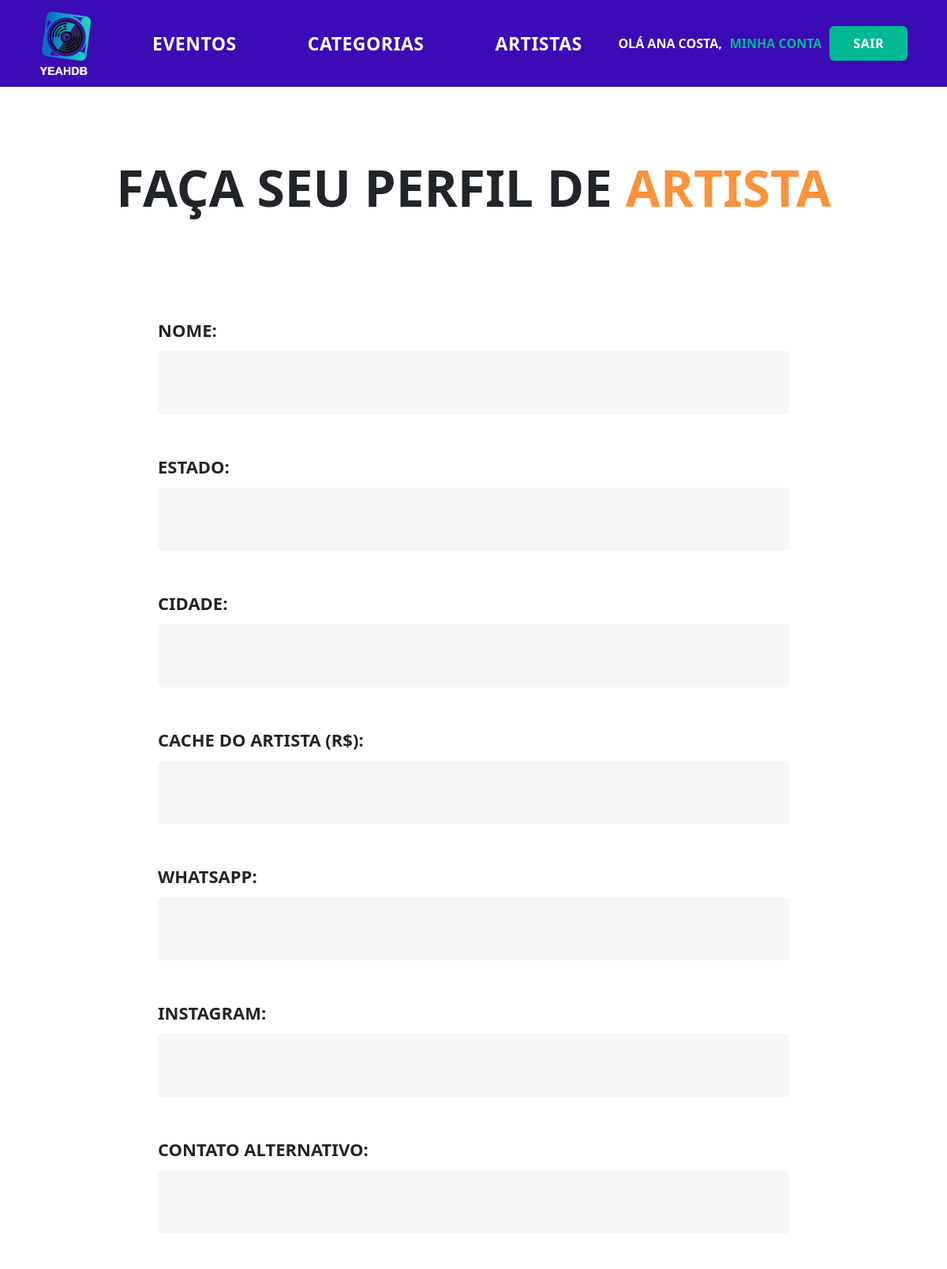
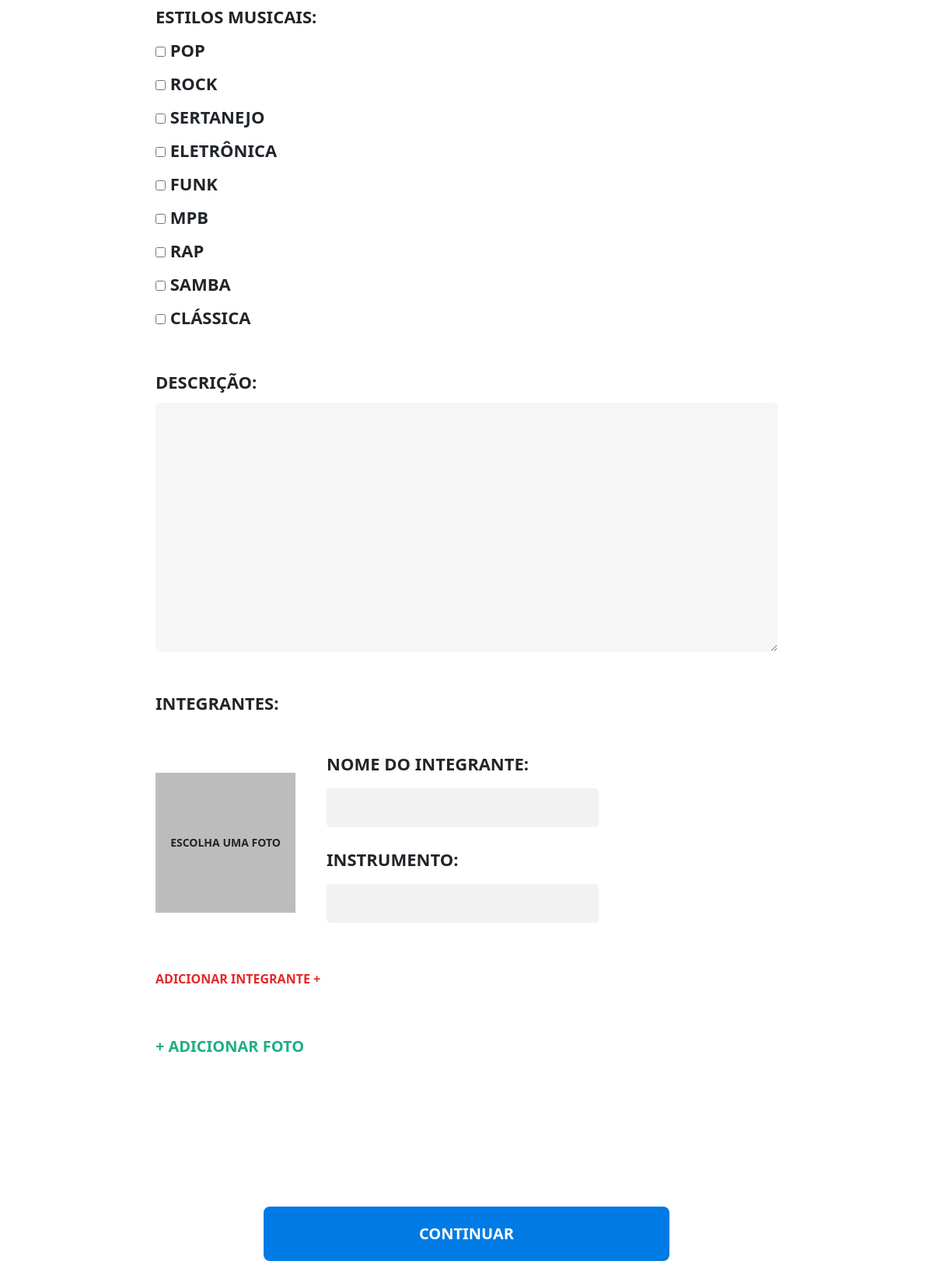
Page /criar_perfil.php (signed in) on the committed database (2 pictures, top to bottom).
### tables this page shows
CREATE TABLE `estilo_musical` (
  `id` int(11) NOT NULL,
  `nome` varchar(50) NOT NULL,
  `imagem` varchar(255) NOT NULL
);

### src/Database/Conecta.php (called while the page is built)
<?php
class Conecta
{
    private static ?PDO $conexao = null;
    public static function getConexao(): PDO
    {
        if (self::$conexao === null) {
            $host = 'localhost';
            $banco = 'yeahdb_william';
            $usuario = 'root';
            $senha = '';
            $porta = 3306;
            $dsn = "mysql:host=$host;port=$porta;dbname=$banco;charset=utf8mb4";
            try {
                self::$conexao = new PDO(
                    $dsn,
                    $usuario,
                    $senha,
                    [
                        PDO::ATTR_ERRMODE => PDO::ERRMODE_EXCEPTION,
                        PDO::ATTR_DEFAULT_FETCH_MODE => PDO::FETCH_ASSOC,
                    ]
                );
            } catch (PDOException $e) {
                die('Erro ao conectar ao banco: ' . $e->getMessage());
            }
        }
        return self::$conexao;
    }
}

### src/Services/EstilosMusicaisServicos.php (called while the page is built, shortened)
<?php
class EstilosMusicaisServicos
{
    public ?PDO $conexao;
    public function __construct()
    {
        $this->conexao = Conecta::getConexao();
    }
    public function buscarEstilos(): ?array
    {
        $sql = "SELECT id, nome, imagem FROM estilo_musical;";
        $consulta = $this->conexao->query($sql);
        return $consulta->fetchAll() ?: null;
    }
}

### criar_perfil.php (the view, shortened to what this page needs)
<?php
require_once "src/Database/Conecta.php";
require_once "src/Models/Artista.php";
require_once "src/Services/EstilosMusicaisServicos.php";
$estilos_musicais = (new EstilosMusicaisServicos())->buscarEstilos();
?>
<!DOCTYPE html>
<html lang="pt-br">
<head>
    <link rel="stylesheet" href="css/forms.css">
    <link rel="stylesheet" href="css/perfil_artista.css">
    <?php require_once "includes/cabecalho.php"; ?>
    <section id="sessao-cadastro">
        <h2>Faça seu perfil de <span>Artista</span></h2>
        <form id="form_artista" method="post" enctype="multipart/form-data">
            <div id="container-inputs">
                <div>
                    <label for="nome">nome:</label>
                    <input type="text" id="nome" name="nome"
                        value="<?= $_POST['nome'] ?? ''; ?>" />
                </div>
                <div>
                    <label for="estado">estado:</label>
                    <input type="text" id="estado" name="estado" maxlength="2"
                        value="<?= $_POST['estado'] ?? ''; ?>" />
                </div>
                <div>
                    <label for="cidade">cidade:</label>
                    <input type="text" id="cidade" name="cidade"
                        value="<?= $_POST['cidade'] ?? ''; ?>" />
                </div>
                <div>
                    <label for="cache_artista">cache do artista (R$):</label>
                    <input type="number" step="0.01" id="cache_artista" name="cache_artista"
                        value="<?= $_POST['cache_artista'] ?? ''; ?>" />
                </div>
                <div>
                    <label for="whatsapp">whatsapp:</label>
                    <input type="text" id="whatsapp" name="whatsapp"
                        value="<?= $_POST['whatsapp'] ?? ''; ?>" />
                </div>
                <div>
                    <label for="instagram">instagram:</label>
                    <input type="text" id="instagram" name="instagram"
                        value="<?= $_POST['instagram'] ?? ''; ?>" />
                </div>
                <div>
                    <label for="contato">contato alternativo:</label>
                    <input type="text" id="contato" name="contato"
                        value="<?= $_POST['contato'] ?? ''; ?>" />
                </div>
                <div>
                    <label>Estilos musicais:</label>
                    <div class="checkbox-group" id="estilos_musicais">
                        <?php foreach($estilos_musicais as $estilo_musical){ ?>
                            <label><input type="checkbox" name="estilos[]" value="<?= $estilo_musical['id'] ?>"
                                <?= (!empty($_POST['estilos']) && in_array($estilo_musical['id'], $_POST['estilos'])) ? 'checked' : '' ?>>
                            <?= $estilo_musical['nome'] ?>
                        </label>
                        <?php }?>
                    </div>
                </div>
                <div>
                    <label for="descricao">descrição:</label>
                    <textarea id="descricao" name="descricao"><?= $_POST['descricao'] ?? '' ?></textarea>
                </div>
                <div id="container-integrantes">
                    <label >Integrantes: </label>
                    <div id="integrantes-container"></div>
                    <button type="button" id="btn-add">ADICIONAR INTEGRANTE +</button>
                </div>
                <button id="uploadButton" onclick="fileInput.click()" type="button" class="upBtn">Adicionar foto</button>
                <div id="previewContainer"></div>
            </div>
            <input type="submit" value="Continuar">
        </form>
    </section>
    </body>
</html>

### css/forms.css (style rules this page uses)
* { margin: 0; padding: 0; box-sizing: border-box; }
section h2 { font-size: 64px; font-weight: bold; }
section h2 span { color: #4cc9f0; }
section { margin-top: 90px; display: flex; flex-direction: column; align-items: center; gap: 117px; }
form { width: 800px; display: flex; flex-direction: column; align-items: center; gap: 117px; }
#container-inputs { width: 100%; display: flex; flex-direction: column; gap: 50px; }
label, input[type="submit"], h2 { text-transform: uppercase; font-weight: bold; }
input[type="submit"] { background-color: #007be5; color: #fff; border: none; border-radius: 8px; padding: 20px 200px; font-size: 20px; transition: 0.3s ease; }
form div { display: flex; flex-direction: column; gap: 10px; }
label { font-size: 22px; }
input[type="email"], input[type="password"], input[type="text"], input[type="number"], input[type="time"], input[type="date"], textarea { outline: none; width: 100%; border: none; background-color: #f6f6f6; border-radius: 5px; padding: 25px 20px; font-size: 20px; }
button { background-color: #007be5; color: #fff; border: none; border-radius: 8px !important; padding: 15px; width: 200px; text-transform: uppercase !important; font-weight: 550; font-size: 20px; }
input[type="number"] { -moz-appearance: textfield; }
textarea { height: 320px; resize: none; }
#btn-add { background: none; border: none; color: #E32828; cursor: pointer; font-weight: bold; font-size: 16px; width: auto; margin-right: auto; padding: 0px; }

### css/perfil_artista.css (style rules this page uses)
#sessao-cadastro h2 span { color: #fb923c; }
form { margin-bottom: 90px; }
#previewContainer { display: grid; grid-template-areas: "main-image side-image1 side-image2" "main-image side-image3 side-image4"; gap: 24px; }
#uploadButton { margin-right: auto; display: flex; align-items: center; justify-content: flex-start; opacity: 0.9; background-color: transparent; margin-top: 10px; border: none; border-radius: 5px; cursor: pointer; font-size: 20px; font-weight: bold; transition: background-color 0.3s ease; text-transform: uppercase; padding: 0px; }
.upBtn { color: #04A777; width: auto; padding: 0; }
.upBtn::before { content: "+"; font-size: 20px; margin-right: 5px; }

### css/all.css (style rules this page uses)
* { margin: 0; padding: 0; box-sizing: border-box; }
body { font-family: "Poppins", sans-serif; }
button, input[type="submit"], .botao_acesso { max-width: 100%; }

### css/cabecalho.css (style rules this page uses)
* { margin: 0; padding: 0; box-sizing: border-box; }
body { font-family: 'Poppins', sans-serif; }

### rows in the picture
estilo_musical: nome "POP"
estilo_musical: nome "ROCK"
estilo_musical: nome "SERTANEJO"
estilo_musical: nome "ELETRÔNICA"
estilo_musical: nome "FUNK"
estilo_musical: nome "MPB"
estilo_musical: nome "RAP"
estilo_musical: nome "SAMBA"
estilo_musical: nome "CLÁSSICA"

### other values in the picture
$_SESSION['nome'] "ANA COSTA"
